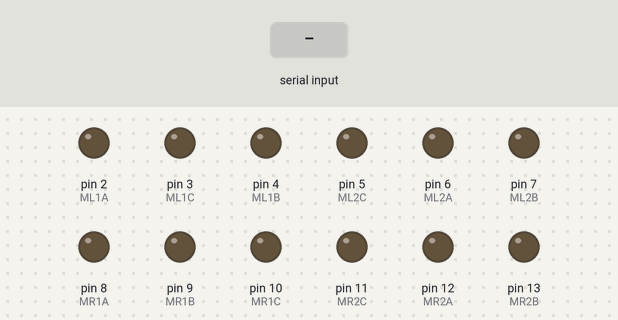
Bench run of a sketch on a simulated Arduino Uno, built with avr-gcc and run on an emulated ATmega328P. Shown: output pins drawn as LEDs (lit = HIGH). The test bench sets the inputs (shaded band).

Above: at 1.2 s.
1.3 s: "90,45\n" received over the second serial link
At 2.1 s:
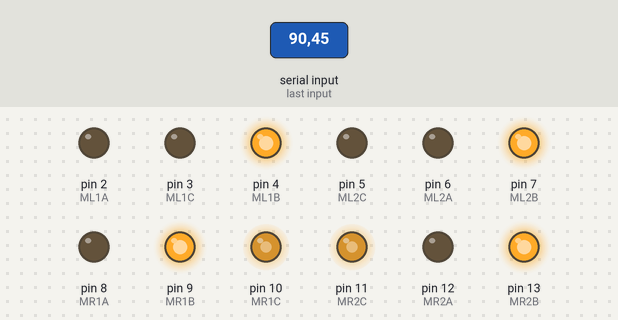
2.8 s: "30,150\n" received over the second serial link
At 3.2 s:
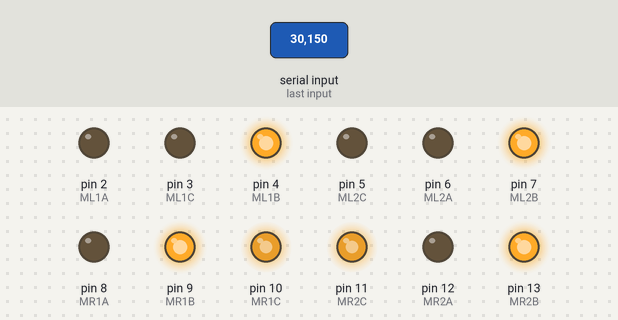
4.3 s: "1,90\n" received over the second serial link
At 5.5 s:
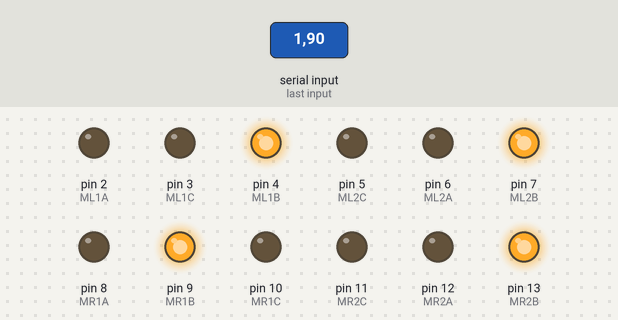
5.8 s: "1,90,45\n" received over the second serial link
At 6.7 s:
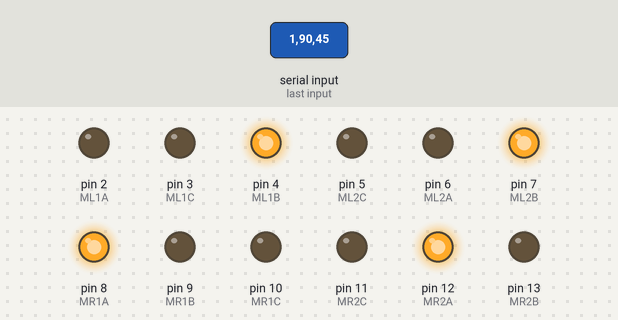
7.3 s: "90,45\n" received over the second serial link
At 7.9 s:
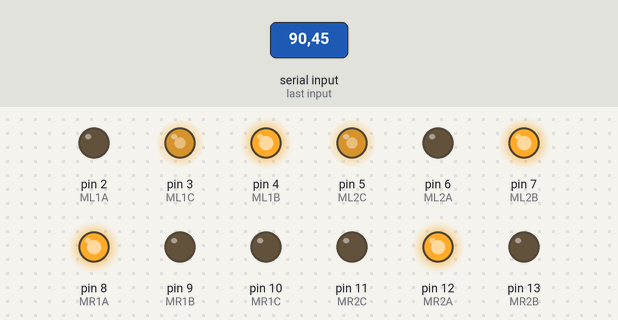
Timing chart, 0 to 9.8 s (numbered marks = the images above; inputs shaded):
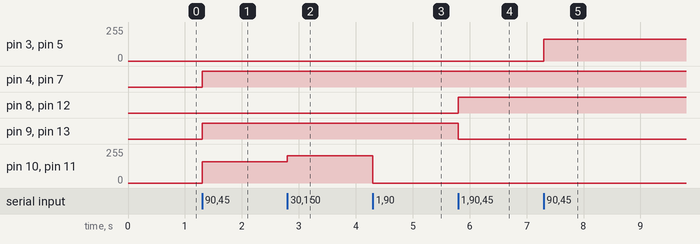

Measured:
- after the input at 1.3 s, pin 4 (ML1B), pin 7 (ML2B), pin 9 (MR1B), pin 13 (MR2B): LOW → HIGH at once; pin 10 (MR1C), pin 11 (MR2C): 0/255 → 160/255 at once
- after the input at 2.8 s, pin 10 (MR1C), pin 11 (MR2C): 160/255 → 205/255 at once
- after the input at 4.3 s, pin 10 (MR1C), pin 11 (MR2C): 205/255 → 0/255 at once
- after the input at 5.8 s, pin 8 (MR1A), pin 12 (MR2A): LOW → HIGH at once; pin 9 (MR1B), pin 13 (MR2B): HIGH → LOW at once
- after the input at 7.3 s, pin 3 (ML1C), pin 5 (ML2C): 0/255 → 164/255 at once

The sketch:

robot.ino
```cpp
#include <SoftwareSerial.h>

const int DIRECTION_CHANGE_DELAY = 100;

const int LEFT = 1;
const int RIGHT = 2;

const int _FORWARD = 9;
const int _BACKWARD = 7;

const int ML1A = 2; // мотор левый №1
const int ML1B = 4; // мотор левый №1
const int ML1C = 3; // ШИМ

const int ML2A = 6; // мотор левый №2
const int ML2B = 7; // мотор левый №2
const int ML2C = 5; // ШИМ

const int MR1A = 8; // мотор правый №1
const int MR1B = 9; // мотор правый №1
const int MR1C = 10; // ШИМ

const int MR2A = 12; // мотор правый №2
const int MR2B = 13; // мотор правый №2
const int MR2C = 11; // ШИМ

SoftwareSerial btSerial(0, 1); // RX, TX

String readStr;
int lastLeftDirection, lastRightDirection;

void setup() {
  //Serial.begin(9600);
  //Serial.println("Start.");

  //TCCR0B = TCCR0B & 0b11111000 | 0x02;
  //TCCR1B = TCCR1B & 0b11111000 | 0x02;
  //TCCR2B = TCCR2B & 0b11111000 | 0x02;

  btSerial.begin(9600);

  lastLeftDirection = 0;
  lastRightDirection = 0;

  pinMode(ML1C, OUTPUT);
  pinMode(ML1A, OUTPUT);
  pinMode(ML1B, OUTPUT);
  pinMode(ML2C, OUTPUT);
  pinMode(ML2A, OUTPUT);
  pinMode(ML2B, OUTPUT);

  pinMode(MR1C, OUTPUT);
  pinMode(MR1A, OUTPUT);
  pinMode(MR1B, OUTPUT);
  pinMode(MR2C, OUTPUT);
  pinMode(MR2A, OUTPUT);
  pinMode(MR2B, OUTPUT);
}

void loop() {

  //delay(200);
  readStr="";
  char c = '_';
  while (readStr.length() < 6)
  {
    //delay(2);  //delay to allow buffer to fill
    if (btSerial.available() > 0)
    {
      c = btSerial.read();  //gets one byte from serial buffer
      readStr += c; //makes the string readString
    }
  }

  int leftSpeedValue = 0;
  int rightSpeedValue = 0;

  int leftDirection = readStr[0] == '0' ? _BACKWARD : _FORWARD;
  leftSpeedValue = 155 + readStr.substring(1, 3).toInt();
  if (leftSpeedValue < 160)
    leftSpeedValue = 0;

  int rightDirection = readStr[3] == '0' ? _BACKWARD : _FORWARD;
  rightSpeedValue = 155 + readStr.substring(4, 6).toInt();
  if (rightSpeedValue < 160)
    rightSpeedValue = 0;

  //Serial.print("DATA: ");
  //Serial.print(readStr);

  // min speed value is 155 and max is 255,
  // by BT we are wating value from 0 to 99,
  // so wee need to sum up 155 and value from BT
  setSpeed(LEFT, leftDirection, leftSpeedValue);
  setSpeed(RIGHT, rightDirection, rightSpeedValue);
}

void setSpeed(int side, int _direction, int value)
{
  if (side == LEFT)
  {
    if (_direction != lastLeftDirection)
    {
      setSideSpeed(ML1C, ML2C, 0);
      //delay(DIRECTION_CHANGE_DELAY);
      setDirection(ML1A, ML1B, ML2A, ML2B, _direction);
    }
    setSideSpeed(ML1C, ML2C, value);
    lastLeftDirection = _direction;
  }
  else if (side == RIGHT)
  {
    if (_direction != lastRightDirection)
    {
      setSideSpeed(MR1C, MR2C, 0);
      //delay(DIRECTION_CHANGE_DELAY);
      setDirection(MR1A, MR1B, MR2A, MR2B, _direction);
    }
    setSideSpeed(MR1C, MR2C, value);
    lastRightDirection = _direction;
  }
}

void setDirection(int a1, int b1, int a2, int b2, int _direction)
{
  if (_direction == _FORWARD)
  {
    digitalWrite (a1, LOW);
    digitalWrite (b1, HIGH);

    digitalWrite (a2, LOW);
    digitalWrite (b2, HIGH);
  }
  else
  {
    digitalWrite (b1, LOW);
    digitalWrite (a1, HIGH);

    digitalWrite (b2, LOW);
    digitalWrite (a2, HIGH);
  }
}

void setSideSpeed(int c1, int c2, int speedValue)
{
    analogWrite(c1, speedValue);
    analogWrite(c2, speedValue);
}
```
